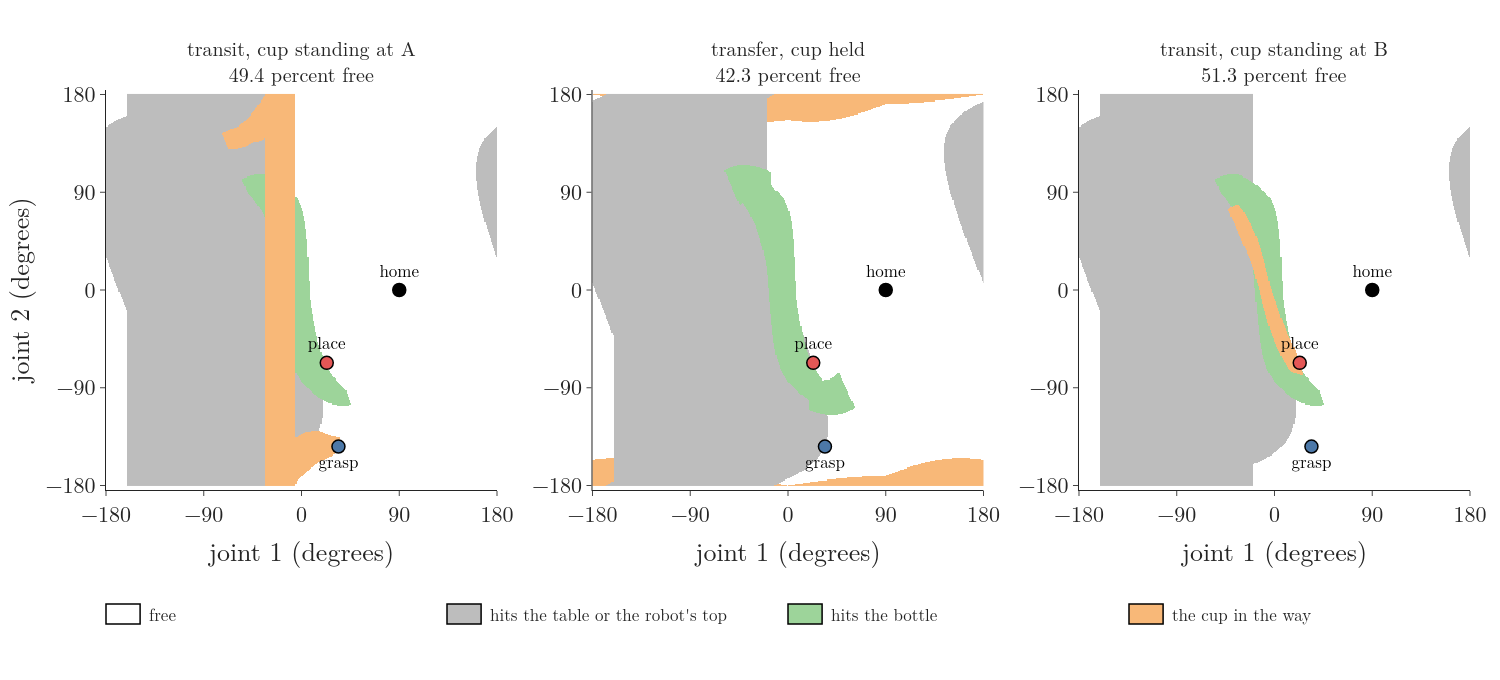

The script that drew this image:
"""Figure: the arm's C-space (joint 1 across, joint 2 up, each from -180 to 180 degrees; opposite edges are the same
angles) in the three stages of the task, each blocked configuration coloured by what it hits: grey the table or the
robot's top, green the bottle, orange the cup in the way. Transit with the cup at A: 49.4 percent free. Transfer, the cup held
under the hand: 42.3 percent free. Transit with the cup at B: 51.3 percent free. Black: home (90, 0); blue: the grasp
at A (34.0, -144.1); red: the placing at B (23.2, -67.0). Run -> modes.png"""
from pathlib import Path

from plotly.subplots import make_subplots

import armdraw as ad
import manip as m
from gifkit import BLUE, RED

here = Path(__file__).parent
GA = [s for s in m.ik(m.lid(m.A_X)) if not m.collide(*s, "transit A")[0]][0]
GB = [s for s in m.ik(m.lid(m.B_X)) if not m.collide(*s, "transit B")[0]][0]
FREE = {"transit A": 0.494, "transfer": 0.423, "transit B": 0.513}
TITLES = ["transit, cup standing at A", "transfer, cup held", "transit, cup standing at B"]
fig = make_subplots(rows=1, cols=3, horizontal_spacing=0.07,
                    subplot_titles=[f"{t}<br>{100 * FREE[k]:.1f} percent free" for t, k in zip(TITLES, FREE)])
for col, mode in enumerate(FREE, start=1):
    C = ad.cspace(fig, mode, row=1, col=col)
    assert round((C == 0).mean(), 3) == FREE[mode]
    for q, c, t, pos in ((m.HOME, "black", "home", "top center"), (GA, BLUE, "grasp", "bottom center"),
                         (GB, RED, "place", "top center")):
        ad.point(fig, q, c, t, pos, row=1, col=col)
    ad.cs_axes(fig, row=1, col=col, ytitle=col == 1)
    fig.update_yaxes(scaleanchor=f"x{col if col > 1 else ''}", row=1, col=col)
for a in fig.layout.annotations:
    a.font = dict(size=20)
for k, (lab, col) in enumerate((("free", "#FFFFFF"), ("hits the table or the robot's top", ad.CS_COLORS[1]),
                                ("hits the bottle", ad.CS_COLORS[2]), ("the cup in the way", ad.CS_COLORS[3]))):
    fig.add_shape(type="rect", xref="paper", yref="paper", x0=0.0 + 0.25 * k, x1=0.025 + 0.25 * k, y0=-0.335,
                  y1=-0.285, fillcolor=col, line=dict(color="black", width=1.5), opacity=1)
    fig.add_annotation(xref="paper", yref="paper", x=0.03 + 0.25 * k, y=-0.31, xanchor="left", yanchor="middle", text=lab,
                       showarrow=False, font=dict(size=17))
ad.layout(fig, 1500, 680, margin=dict(l=80, r=30, t=90, b=190))
fig.write_image(here / "modes.png")
